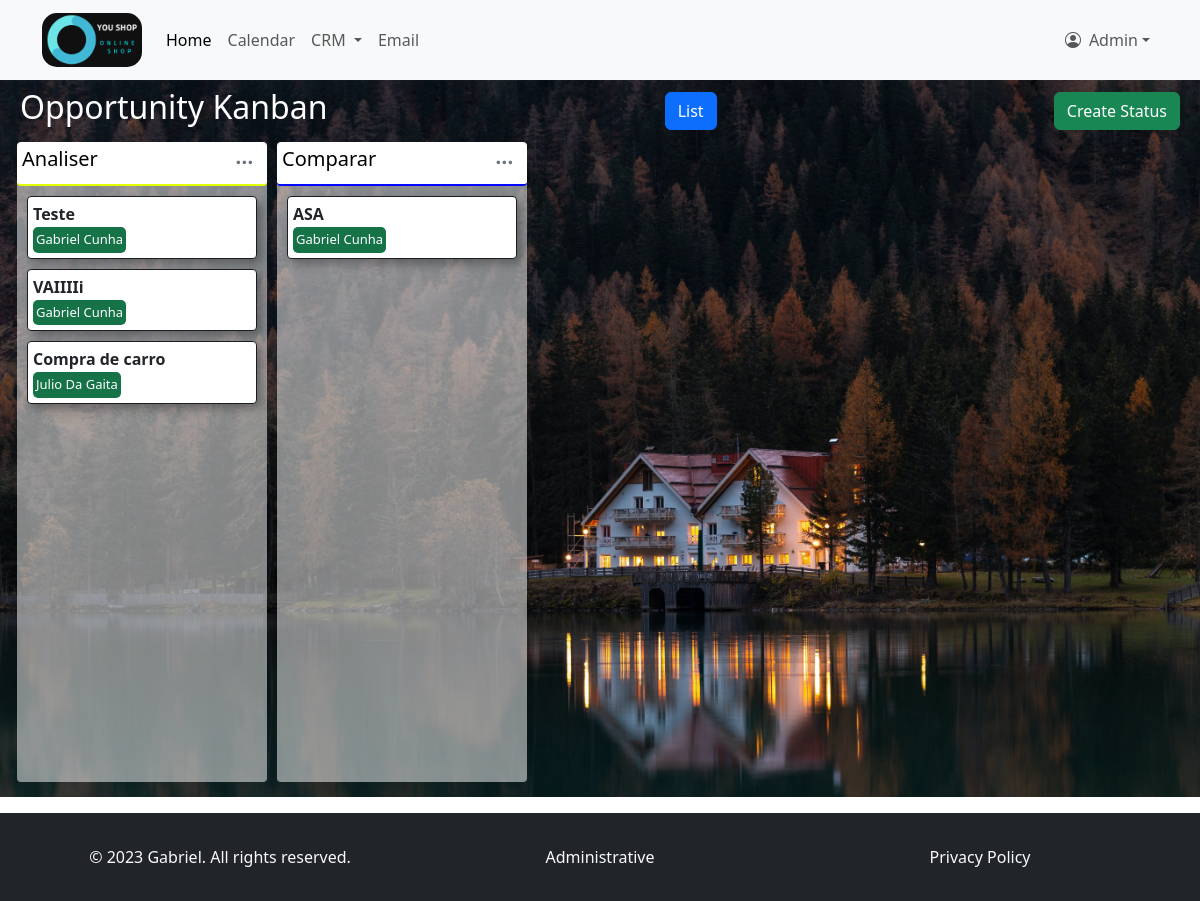
Before: /crm/flow/ (signed in) with the older database file.
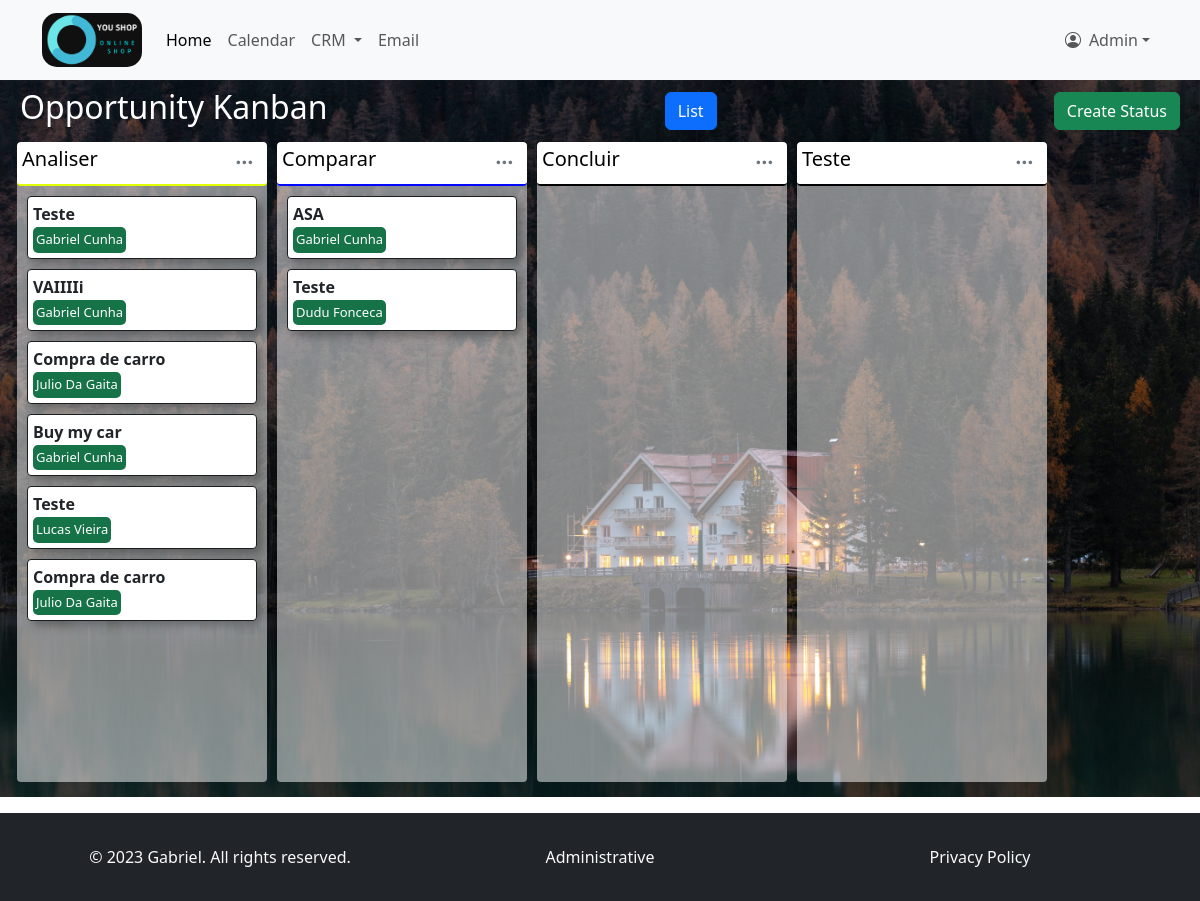
After: the same page with the newer database file.
### crm/models.py (models this page shows, shortened)
class Status(models.Model):
    title = models.CharField(max_length=50)
    description = models.CharField(max_length=500, verbose_name="Description", blank=True)
    title_color = models.CharField(max_length=7, default='#000000', help_text='Enter a hex color code for the title', blank=True)
    text_color = models.CharField(max_length=7, default='#000000', help_text='Enter a hex color code for the text', blank=True)

class Opportunity(models.Model):
    customer = models.ForeignKey(Customer, on_delete=models.CASCADE)
    opportunity_name = models.CharField(max_length=255)
    opportunity_description = models.TextField()
    amount = models.DecimalField(max_digits=10, decimal_places=2)
    status = models.ForeignKey(Status, on_delete=models.SET_NULL, null=True, blank=True)

class Customer(models.Model):
    first_name = models.CharField(max_length=255)
    last_name = models.CharField(max_length=255)
    email = models.EmailField()
    phone = models.CharField(max_length=15)

### crm/views.py (the view)
# urls.py: path('flow/', views.flow, name='flow'),
@login_required
def flow(request):
    status = Status.objects.all()
    opportunities_list = Opportunity.objects.all()
    return render(request, 'flow.html', {'status_list': status, 'opportunities_list': opportunities_list})

### templates/flow.html (shortened to what this page needs)
{% extends 'index.html' %}
{% block cont %}
    <div class="container-fluid background-image">
        <div class="d-flex justify-content-between align-items-center m-2">
            <h2 class="text-white">Opportunity Kanban</h2>
            <a href="{% url 'opportunity_list' %}" class="btn btn-primary text-decoration-none"><span>List</span></a>
            <a href="{% url 'add_status' %}" class="btn btn-success text-decoration-none"><span>Create Status</span></a>
        </div>
        <div class="kanban-board">
            {% for Status in status_list %}
                <div class="column" >
                    <div class="column-title" style="border-bottom: {{ Status.title_color }} solid 2px;">
                        <h5 style="color: {{ Status.text_color }}">{{ Status.title }}</h5>
                        <a href="#"><i class="bi bi-three-dots m-2 column-btn" aria-hidden="true"></i></a>
                    </div>
                    {% for opportunity in opportunities_list %}
                        {% if opportunity.status == Status %}
                            <div class="column-body">
                                <div class="column-card">
                                    <strong>{{ opportunity.opportunity_name }}</strong><br>
                                    <div class="column-card-span">
                                        <span>{{ opportunity.customer.first_name }} {{ opportunity.customer.last_name }}</span>
                                    </div>
                                </div>
                            </div>
                        {% endif %}
                    {% endfor %}
                </div>
            {% endfor %}
        </div>
    </div>
{% endblock %}

Changed rows visible on the page:
added Opportunity: opportunity_name "Buy my car", customer.first_name "Gabriel", customer.last_name "Cunha", shown under Status "Analiser"
added Opportunity: opportunity_name "Teste", customer.first_name "Lucas", customer.last_name "Vieira", shown under Status "Analiser"
added Opportunity: opportunity_name "Compra de carro", customer.first_name "Julio", customer.last_name "Da Gaita", shown under Status "Analiser"
added Opportunity: opportunity_name "Teste", customer.first_name "Dudu", customer.last_name "Fonceca", shown under Status "Comparar"
added Status: title "Concluir"
added Status: title "Teste"
